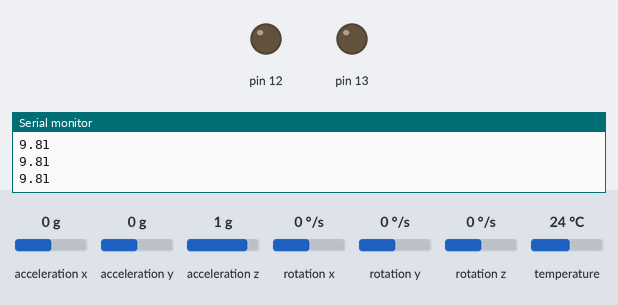
Simulated run of this sketch. Board: Arduino Leonardo, built with avr-gcc and run on an emulated ATmega32U4. On the bench: output pins drawn as LEDs (lit = HIGH), the last lines printed to the serial monitor. Inputs (shaded band) come from the test bench; at power-on: acceleration z 1 g, acceleration x 0 g, acceleration y 0 g, rotation x 0 °/s, rotation y 0 °/s, rotation z 0 °/s, temperature 24 °C.

Above: at 1.2 s.
1.3 s: acceleration z set to 0.7 g
2.8 s: acceleration z set to 0.4 g
At 3.5 s:
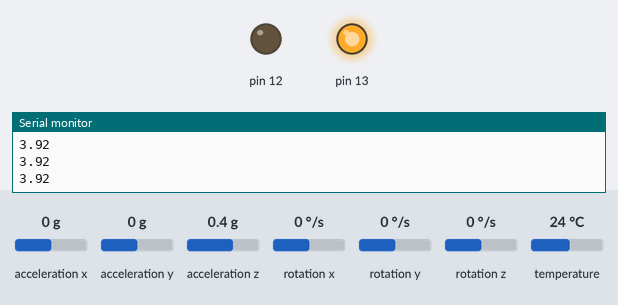
At 31.1 s:
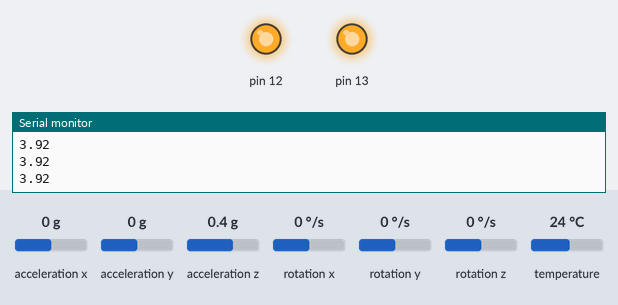
Timing chart, 0 to 32.6 s (numbered marks = the images above; inputs shaded):
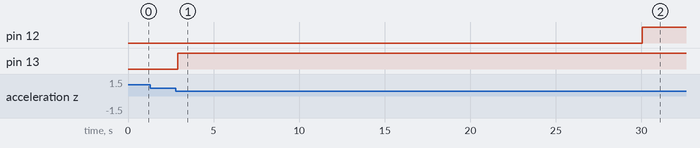

The sketch:

Arduino-code.ino
```cpp
// Basic demo for accelerometer readings from Adafruit MPU6050

#include <Adafruit_MPU6050.h>
#include <Adafruit_Sensor.h>
#include <Wire.h>
#include <math.h>

Adafruit_MPU6050 mpu;
int start = 0;
int wasLess = 0;
int timeOver = 0;

void setup(void) {
  pinMode(13, OUTPUT);
  pinMode(12, OUTPUT);
  Serial.begin(115200);
  while (!Serial)
    delay(10); // will pause Zero, Leonardo, etc until serial console opens

  Serial.println("Adafruit MPU6050 test!");

  // Try to initialize!
  if (!mpu.begin()) {
    Serial.println("Failed to find MPU6050 chip");
    while (1) {
      delay(10);
    }
  }
  Serial.println("MPU6050 Found!");

  mpu.setAccelerometerRange(MPU6050_RANGE_8_G);
  Serial.print("Accelerometer range set to: ");
  switch (mpu.getAccelerometerRange()) {
  case MPU6050_RANGE_2_G:
    Serial.println("+-2G");
    break;
  case MPU6050_RANGE_4_G:
    Serial.println("+-4G");
    break;
  case MPU6050_RANGE_8_G:
    Serial.println("+-8G");
    break;
  case MPU6050_RANGE_16_G:
    Serial.println("+-16G");
    break;
  }
}

void loop() {

  /* Get new sensor events with the readings */
  sensors_event_t a, g, temp;
  mpu.getEvent(&a, &g, &temp);
  float total = 0.0;
  /* Print out the values */
  total += square(a.acceleration.x);
  total += square(a.acceleration.y);
  total += square(a.acceleration.z);

  // compute totl value of acceleration (in all axes)
  total = sqrt(total);
  Serial.println(total);
  if(total>13 && !start){
    start = millis();
    Serial.println("mill---------------");
  }
  if(total<5 && !wasLess){
    wasLess = 1;
    digitalWrite(13, HIGH);
    Serial.println("13-----------------");
  }
  if(millis()-start>30000 && !timeOver){
    timeOver = 1;
    digitalWrite(12, HIGH);
    Serial.println("12-----------------");
  }
  delay(100);
}
```

Measured:
- the behaviour switches between 0.6 and 0.5 g on acceleration z (found by bisection; images 0 and 1)
- after the input at 2.8 s, pin 13: LOW → HIGH after 0.10 s
